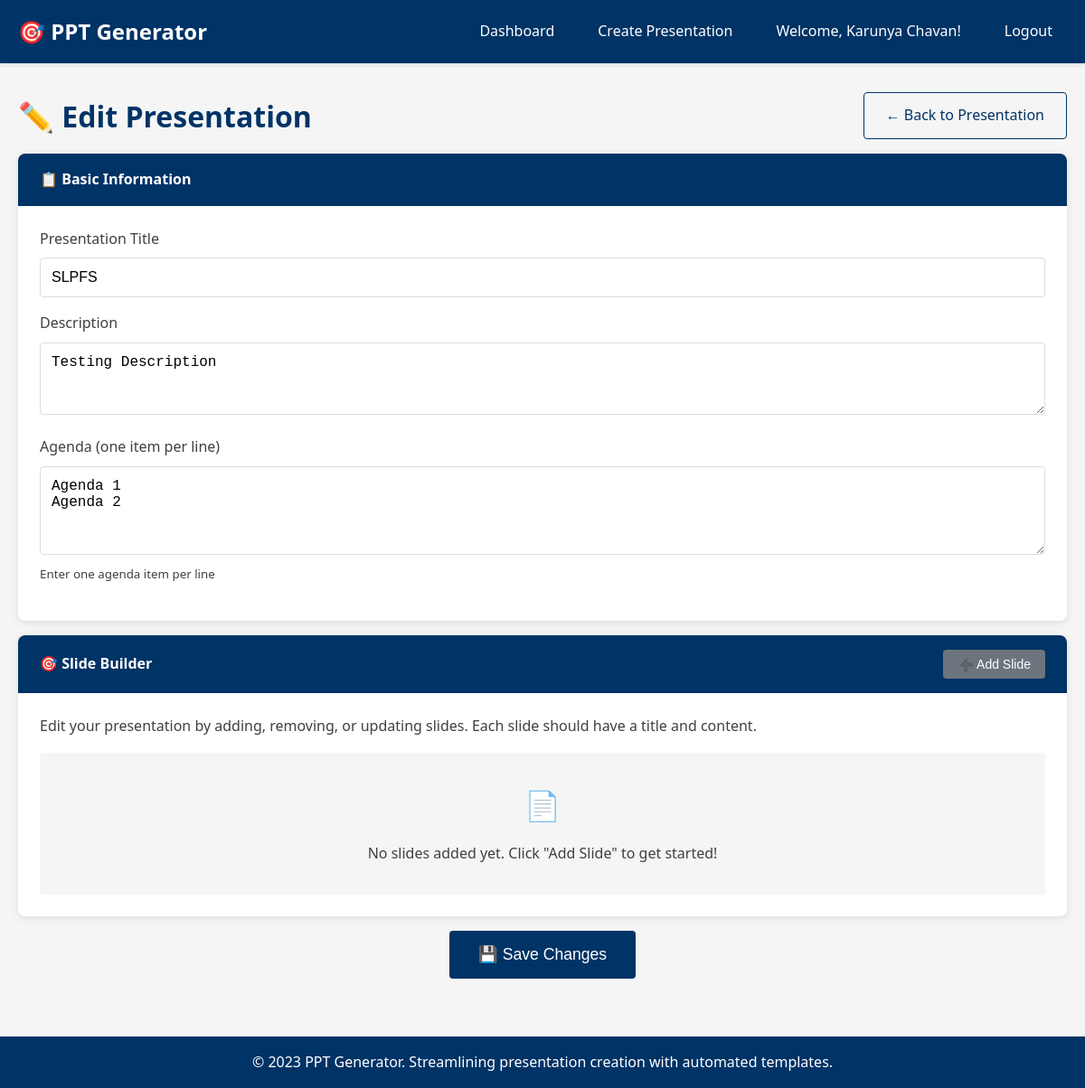
The app's page /user/presentation/2/edit (signed in) with its own data.
### app/models/user.py (models this page shows, shortened)
class User(UserMixin, db.Model):
    id = db.Column(db.Integer, primary_key=True)
    username = db.Column(db.String(80), unique=True, nullable=False)
    email = db.Column(db.String(120), unique=True, nullable=False)
    password_hash = db.Column(db.String(128))
    role = db.Column(db.String(20), nullable=False, default='user')  # 'user' or 'admin'
    department = db.Column(db.String(100))
    is_active = db.Column(db.Boolean, default=True)
    created_at = db.Column(db.DateTime, default=datetime.utcnow)
    last_login = db.Column(db.DateTime)
    authored_presentations = db.relationship(
        'Presentation',
        back_populates='author',
        foreign_keys='Presentation.author_id',
        lazy='dynamic'
    )
    reviewed_presentations = db.relationship(
        'Presentation',
        back_populates='reviewer',
        foreign_keys='Presentation.reviewed_by',
        lazy='dynamic'
    )
    created_versions = db.relationship(
        'PresentationVersion',
        back_populates='creator',
        foreign_keys='PresentationVersion.created_by',
        lazy='dynamic'
    )
    def is_admin(self):
        return self.role == 'admin'

### app/models/presentation.py (models this page shows, shortened)
class Presentation(db.Model):
    id = db.Column(db.Integer, primary_key=True)
    title = db.Column(db.String(200), nullable=False)
    description = db.Column(db.Text)
    status = db.Column(db.String(20), nullable=False, default='pending')  # pending, approved, rejected
    created_at = db.Column(db.DateTime, default=datetime.utcnow)
    updated_at = db.Column(db.DateTime, default=datetime.utcnow, onupdate=datetime.utcnow)
    author_id = db.Column(db.Integer, db.ForeignKey('user.id'), nullable=False)
    agenda = db.Column(db.Text)  # JSON string for agenda items
    content_data = db.Column(db.Text)  # JSON string for all slide content
    reviewed_by = db.Column(db.Integer, db.ForeignKey('user.id'))
    reviewed_at = db.Column(db.DateTime)
    review_notes = db.Column(db.Text)
    current_version = db.Column(db.Integer, default=1)
    author = db.relationship(
        'User',
        foreign_keys=[author_id],
        back_populates='authored_presentations'
    )
    reviewer = db.relationship(
        'User',
        foreign_keys=[reviewed_by],
        back_populates='reviewed_presentations'
    )
    versions = db.relationship(
        'PresentationVersion',
        back_populates='presentation',
        lazy='dynamic',
        cascade='all, delete-orphan'
    )

### app/routes/user.py (the view, shortened to what this page needs)
@bp.route('/presentation/<int:id>/edit', methods=['GET', 'POST'])
@login_required
def edit_presentation(id):
    presentation = Presentation.query.get_or_404(id)
    if presentation.author_id != current_user.id:
        flash('You do not have permission to edit this presentation.', 'error')
        return redirect(url_for('user.dashboard'))
    form = PresentationForm(obj=presentation)
    slides_list = []
    try:
        slides_list = json.loads(presentation.content_data) if presentation.content_data else []
    except Exception:
        slides_list = []
    if request.method == 'GET':
        form.title.data = presentation.title
        form.description.data = presentation.description
        form.agenda.data = presentation.agenda
        form.slides_data.data = presentation.content_data
    return render_template('user/edit.html', form=form, presentation=presentation, slides_list=slides_list)

### app/utils/forms.py
class PresentationForm(FlaskForm):
    title = StringField('Presentation Title', validators=[DataRequired(), Length(max=200)])
    description = TextAreaField('Description', validators=[Length(max=500)])
    agenda = TextAreaField('Agenda (one item per line)', validators=[DataRequired()])
    slides_data = TextAreaField('Slides Data (JSON)', validators=[DataRequired()])
    submit = SubmitField('Generate Presentation')

### app/__init__.py (called while the page is built)
@login_manager.user_loader
def load_user(user_id):
    from app.models.user import User
    return User.query.get(int(user_id))

### templates/user/edit.html (shortened to what this page needs)
{% extends "base.html" %}
{% block content %}
<div class="d-flex justify-content-between align-items-center mb-3">
    <h1 style="color: var(--primary-color);">✏️ Edit Presentation</h1>
    <a href="{{ url_for('user.view_presentation', id=presentation.id) }}" class="btn btn-outline">← Back to Presentation</a>
</div>
<form method="POST" id="presentation-form" novalidate>
    <div class="card mb-3">
        <div class="card-header">📋 Basic Information</div>
        <div class="card-body">
            <div class="form-group">
                {{ form.title.label(class="form-label") }}
                {{ form.title(class="form-control" + (" is-invalid" if form.title.errors else ""), required=true, placeholder="Enter presentation title") }}
            </div>
            <div class="form-group">
                {{ form.description.label(class="form-label") }}
                {{ form.description(class="form-control", rows="3", placeholder="Brief description of the presentation (optional)") }}
            </div>
            <div class="form-group">
                {{ form.agenda.label(class="form-label") }}
                {{ form.agenda(class="form-control" + (" is-invalid" if form.agenda.errors else ""), rows="4", required=true, placeholder="Enter agenda items, one per line:\n• Introduction\n• Main Topics\n• Conclusion") }}
                <small class="form-text text-muted">Enter one agenda item per line</small>
            </div>
        </div>
    </div>
    <div class="card mb-3">
        <div class="card-header d-flex justify-content-between align-items-center">
            <span>🎯 Slide Builder</span>
            <button type="button" id="add-slide-btn" class="btn btn-secondary btn-sm">
                ➕ Add Slide
            </button>
        </div>
        <div class="card-body">
            <p class="text-muted mb-3">
                Edit your presentation by adding, removing, or updating slides. Each slide should have a title and content.
            </p>
            <div id="no-slides-message" class="text-center" style="padding: 2rem; background: var(--light-color); border-radius: 4px;">
                <div style="font-size: 2rem; margin-bottom: 1rem;">📄</div>
                <p>No slides added yet. Click "Add Slide" to get started!</p>
            </div>
        </div>
    </div>
    <div class="text-center">
        <button type="submit" class="btn btn-primary" style="padding: 1rem 2rem; font-size: 1.1rem;">
            💾 Save Changes
        </button>
    </div>
</form>
{% endblock %}

### templates/base.html (shortened to what this page needs)
<!DOCTYPE html>
<html lang="en">
<head>
    <link rel="stylesheet" href="{{ url_for('static', filename='css/style.css') }}">
</head>
<body>
    <nav class="navbar">
        <div class="container">
            <a href="{{ url_for('main.index') }}" class="navbar-brand">
                🎯 PPT Generator
            </a>
            <ul class="navbar-nav">
                {% if current_user.is_authenticated %}
                    {% if current_user.is_admin() %}
                        <li><a href="{{ url_for('admin.dashboard') }}" class="nav-link">Admin Dashboard</a></li>
                        <li><a href="{{ url_for('admin.list_presentations') }}" class="nav-link">All Presentations</a></li>
                        <li><a href="{{ url_for('admin.list_users') }}" class="nav-link">Users</a></li>
                    {% else %}
                        <li><a href="{{ url_for('user.dashboard') }}" class="nav-link">Dashboard</a></li>
                        <li><a href="{{ url_for('user.create_presentation') }}" class="nav-link">Create Presentation</a></li>
                    {% endif %}
                    <li>
                        <span class="nav-link">Welcome, {{ current_user.username }}!</span>
                    </li>
                    <li><a href="{{ url_for('auth.logout') }}" class="nav-link">Logout</a></li>
                {% else %}
                    <li><a href="{{ url_for('main.about') }}" class="nav-link">About</a></li>
                    <li><a href="{{ url_for('auth.login') }}" class="nav-link">Login</a></li>
                    <li><a href="{{ url_for('auth.register') }}" class="nav-link">Register</a></li>
                {% endif %}
            </ul>
        </div>
    </nav>
    <main class="main-content">
        <div class="container">
            {% block content %}{% endblock %}
        </div>
    </main>
    <footer style="background-color: var(--primary-color); color: var(--white); text-align: center; padding: 1rem 0; margin-top: 2rem;">
        <div class="container">
            <p>&copy; 2023 PPT Generator. Streamlining presentation creation with automated templates.</p>
        </div>
    </footer>
</body>
</html>

### app/static/css/style.css (style rules this page uses)
:root { --primary-color: #003366; --secondary-color: #007bbf; --accent-color: #ff7f00; --success-color: #28a745; --warning-color: #ffc107; --danger-color: #dc3545; --info-color: #17a2b8; --light-color: #f5f5f5; --dark-color: #404040; --white: #ffffff; --shadow: rgba(0, 0, 0, 0.1); }
* { box-sizing: border-box; margin: 0; padding: 0; }
body { font-family: 'Segoe UI', Tahoma, Geneva, Verdana, sans-serif; background-color: var(--light-color); color: var(--dark-color); line-height: 1.6; }
.container { max-width: 1200px; margin: 0 auto; padding: 0 20px; }
.navbar { background-color: var(--primary-color); padding: 1rem 0; box-shadow: 0 2px 4px var(--shadow); }
.navbar .container { display: flex; justify-content: space-between; align-items: center; }
.navbar-brand { color: var(--white); font-size: 1.5rem; font-weight: bold; text-decoration: none; }
.navbar-nav { display: flex; list-style: none; gap: 1rem; }
.nav-link { color: var(--white); text-decoration: none; padding: 0.5rem 1rem; border-radius: 4px; transition: background-color 0.3s; }
.main-content { min-height: calc(100vh - 200px); padding: 2rem 0; }
.card { background: var(--white); border-radius: 8px; box-shadow: 0 2px 10px var(--shadow); margin-bottom: 1.5rem; overflow: hidden; }
.card-header { background: var(--primary-color); color: var(--white); padding: 1rem 1.5rem; font-weight: bold; }
.card-body { padding: 1.5rem; }
.form-group { margin-bottom: 1rem; }
.form-label { display: block; margin-bottom: 0.5rem; font-weight: 500; color: var(--dark-color); }
.form-control { width: 100%; padding: 0.75rem; border: 1px solid #ddd; border-radius: 4px; font-size: 1rem; transition: border-color 0.3s; }
.btn { display: inline-block; padding: 0.75rem 1.5rem; border: none; border-radius: 4px; font-size: 1rem; text-decoration: none; cursor: pointer; transition: all 0.3s; text-align: center; }
.btn-primary { background-color: var(--primary-color); color: var(--white); }
.btn-secondary { background-color: #6c757d; color: var(--white); }
.btn-outline { background-color: transparent; border: 1px solid var(--primary-color); color: var(--primary-color); }
.btn-sm { padding: 0.5rem 1rem; font-size: 0.875rem; }
.text-center { text-align: center; }
.mb-3 { margin-bottom: 1rem; }
.d-flex { display: flex; }
.justify-content-between { justify-content: space-between; }
.align-items-center { align-items: center; }

### records on screen
User: username "Karunya Chavan"
Presentation: title "SLPFS", description "Testing Description", agenda "Agenda 1 Agenda 2"
